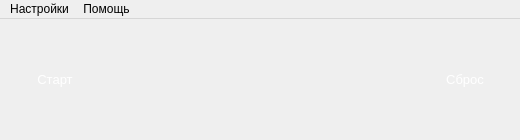
<?xml version="1.0" encoding="UTF-8"?>
<ui version="4.0">
 <class>MainWindow</class>
 <widget class="QMainWindow" name="MainWindow">
  <property name="geometry">
   <rect>
    <x>0</x>
    <y>0</y>
    <width>520</width>
    <height>140</height>
   </rect>
  </property>
  <property name="sizePolicy">
   <sizepolicy hsizetype="Fixed" vsizetype="Fixed">
    <horstretch>0</horstretch>
    <verstretch>0</verstretch>
   </sizepolicy>
  </property>
  <property name="minimumSize">
   <size>
    <width>520</width>
    <height>140</height>
   </size>
  </property>
  <property name="maximumSize">
   <size>
    <width>520</width>
    <height>140</height>
   </size>
  </property>
  <property name="windowTitle">
   <string>Секундомер</string>
  </property>
  <property name="styleSheet">
   <string notr="true"/>
  </property>
  <widget class="QWidget" name="centralWidget">
   <layout class="QHBoxLayout" name="horizontalLayout">
    <property name="leftMargin">
     <number>15</number>
    </property>
    <property name="rightMargin">
     <number>15</number>
    </property>
    <item>
     <widget class="QPushButton" name="StartStopButton">
      <property name="sizePolicy">
       <sizepolicy hsizetype="Fixed" vsizetype="Fixed">
        <horstretch>0</horstretch>
        <verstretch>0</verstretch>
       </sizepolicy>
      </property>
      <property name="minimumSize">
       <size>
        <width>80</width>
        <height>30</height>
       </size>
      </property>
      <property name="maximumSize">
       <size>
        <width>80</width>
        <height>30</height>
       </size>
      </property>
      <property name="font">
       <font>
        <family>Arial</family>
        <pointsize>10</pointsize>
       </font>
      </property>
      <property name="styleSheet">
       <string notr="true">QPushButton
{
background-color: qlineargradient(x1:0, y1:0, x2:1, y2:0,
stop: 0 rgb(51, 125, 255), stop:1 rgb(51,70,129));
border-radius: 5px;
color: white;
}
QPushButton:pressed
{
background-color: #337dff;
}</string>
      </property>
      <property name="text">
       <string>Старт</string>
      </property>
     </widget>
    </item>
    <item>
     <spacer name="horizontalSpacer">
      <property name="orientation">
       <enum>Qt::Horizontal</enum>
      </property>
      <property name="sizeHint" stdset="0">
       <size>
        <width>40</width>
        <height>20</height>
       </size>
      </property>
     </spacer>
    </item>
    <item>
     <widget class="QLabel" name="label">
      <property name="minimumSize">
       <size>
        <width>220</width>
        <height>0</height>
       </size>
      </property>
      <property name="font">
       <font>
        <family>Arial</family>
        <pointsize>24</pointsize>
       </font>
      </property>
      <property name="text">
       <string/>
      </property>
     </widget>
    </item>
    <item>
     <spacer name="horizontalSpacer_2">
      <property name="orientation">
       <enum>Qt::Horizontal</enum>
      </property>
      <property name="sizeHint" stdset="0">
       <size>
        <width>40</width>
        <height>20</height>
       </size>
      </property>
     </spacer>
    </item>
    <item>
     <widget class="QPushButton" name="ResetButton">
      <property name="sizePolicy">
       <sizepolicy hsizetype="Fixed" vsizetype="Fixed">
        <horstretch>0</horstretch>
        <verstretch>0</verstretch>
       </sizepolicy>
      </property>
      <property name="minimumSize">
       <size>
        <width>80</width>
        <height>30</height>
       </size>
      </property>
      <property name="maximumSize">
       <size>
        <width>80</width>
        <height>30</height>
       </size>
      </property>
      <property name="font">
       <font>
        <family>Arial</family>
        <pointsize>10</pointsize>
       </font>
      </property>
      <property name="styleSheet">
       <string notr="true">QPushButton
{
background-color: qlineargradient(x1:0, y1:0, x2:1, y2:0,
stop: 0 rgb(51, 125, 255), stop:1 rgb(51,70,129));
border-radius: 5px;
color: white;
}
QPushButton:pressed
{
background-color: #337dff;
}</string>
      </property>
      <property name="text">
       <string>Сброс</string>
      </property>
     </widget>
    </item>
   </layout>
  </widget>
  <widget class="QMenuBar" name="menuBar">
   <property name="geometry">
    <rect>
     <x>0</x>
     <y>0</y>
     <width>520</width>
     <height>25</height>
    </rect>
   </property>
   <widget class="QMenu" name="menu">
    <property name="title">
     <string>Настройки</string>
    </property>
    <widget class="QMenu" name="menu_3">
     <property name="title">
      <string>Стиль оформления</string>
     </property>
     <addaction name="action_4"/>
     <addaction name="action_5"/>
    </widget>
    <addaction name="menu_3"/>
   </widget>
   <widget class="QMenu" name="menu_2">
    <property name="title">
     <string>Помощь</string>
    </property>
    <addaction name="action"/>
    <addaction name="action_2"/>
   </widget>
   <addaction name="menu"/>
   <addaction name="menu_2"/>
  </widget>
  <action name="action">
   <property name="icon">
    <iconset resource="res.qrc">
     <normaloff>:/img/inf.png</normaloff>:/img/inf.png</iconset>
   </property>
   <property name="text">
    <string>О программе</string>
   </property>
   <property name="font">
    <font>
     <family>Arial</family>
    </font>
   </property>
  </action>
  <action name="action_2">
   <property name="icon">
    <iconset resource="res.qrc">
     <normaloff>:/img/help.png</normaloff>:/img/help.png</iconset>
   </property>
   <property name="text">
    <string>Справка</string>
   </property>
  </action>
  <action name="action_4">
   <property name="icon">
    <iconset resource="res.qrc">
     <normaloff>:/img/night.png</normaloff>:/img/night.png</iconset>
   </property>
   <property name="text">
    <string>Темный</string>
   </property>
  </action>
  <action name="action_5">
   <property name="icon">
    <iconset resource="res.qrc">
     <normaloff>:/img/day.png</normaloff>:/img/day.png</iconset>
   </property>
   <property name="text">
    <string>Светлый</string>
   </property>
  </action>
 </widget>
 <layoutdefault spacing="6" margin="11"/>
 <resources>
  <include location="res.qrc"/>
 </resources>
 <connections/>
</ui>
